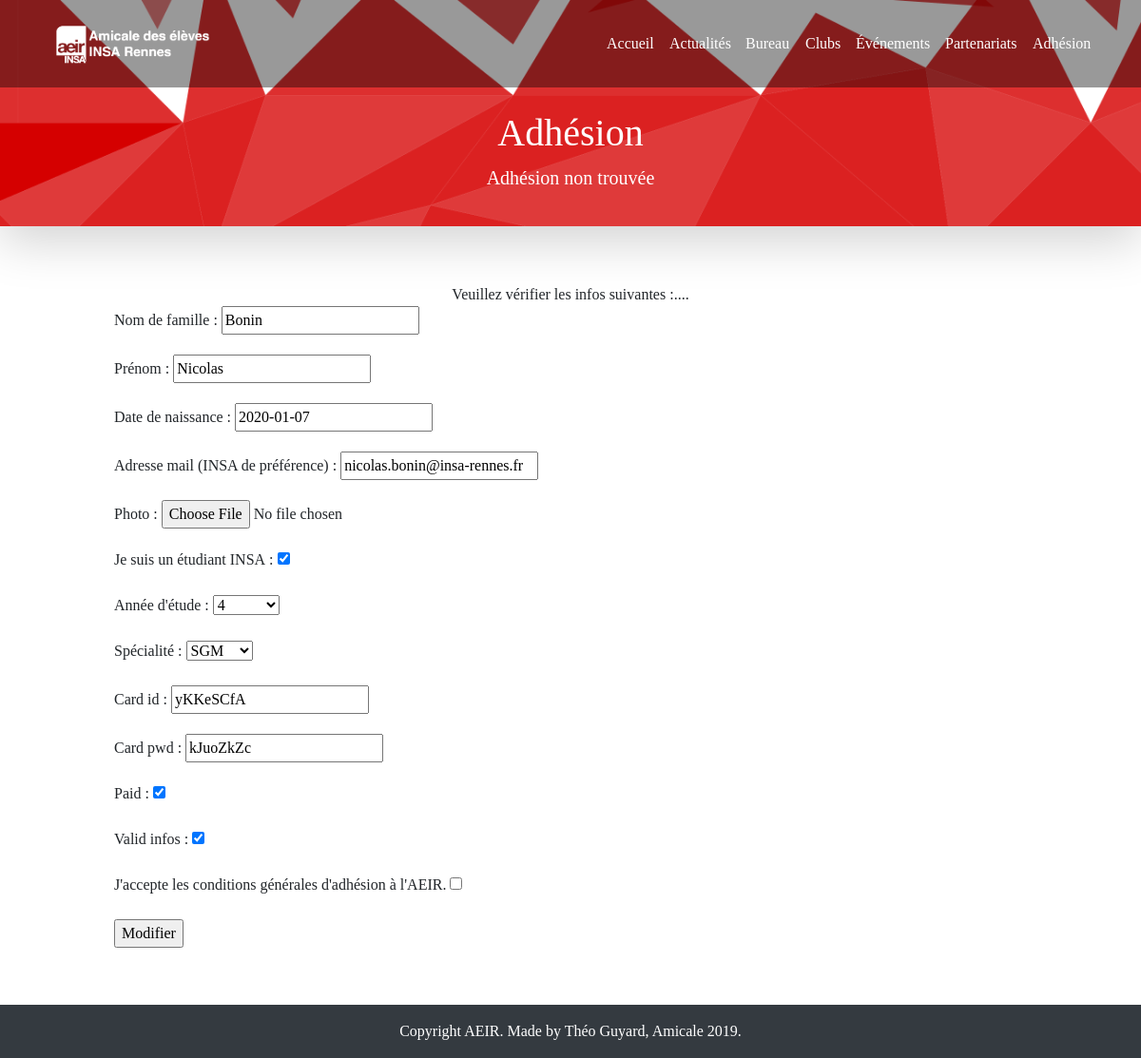
The app's page /adhesion_need_modifications/257 with its own data.
### adhesion/models.py (models this page shows, shortened)
class Adhesion(models.Model):
    first_name = models.CharField(max_length=200)
    last_name = models.CharField(max_length=200)
    birthday = models.DateField(default=datetime.date.today)
    email = models.EmailField()
    picture = StdImageField(
        upload_to="adhesion_aeir",
        validators=[MinSizeValidator(230, 292), MaxSizeValidator(1080, 720)],
        variations={"thumbnail": {"width": 230, "height": 292, "crop": True}},
    )
    insa_student = models.BooleanField(default=False)
    school_year = models.CharField(max_length=200, choices=SCHOOL_YEAR)
    departement = models.CharField(max_length=200, choices=DEPARTEMENT)
    adhesion_date = models.DateField(auto_now_add=True)
    card_id = models.CharField(max_length=8, default=random_id)
    card_pwd = models.CharField(max_length=8, default=random_id)
    paid = models.BooleanField(default=False)
    valid_infos = models.BooleanField(default=True)

### content/views.py (the view, shortened to what this page needs)
class AdhesionNeedModificationView(UpdateView):
    template_name = "content/adhesion_need_modification.html"
    model = Adhesion
    form_class = AdhesionForm
    def get_context_data(self, **kwargs):
        context = super().get_context_data(**kwargs)
        context["page_title"] = "Adhésion"
        context["page_subtitle"] = "Adhésion non trouvée"
        return context
    def get_object(self, queryset=None):
        obj = Adhesion.objects.get(id=self.kwargs["id"])
        return obj

### templates/content/adhesion_need_modification.html (shortened to what this page needs)
{% extends 'base.html' %}
{% block content %}
<div class="row justify-content-center">
  Veuillez vérifier les infos suivantes :....
</div>
<form method="post">
    {{ form.as_p }}
    <input type="submit" value="Modifier">
</form>
{% endblock %}

### static/css/style.css (style rules this page uses)
html, body { font-family: "DIN-pro"; height: 100%; }

### records on screen
Adhesion: first_name "Bonin", last_name "Nicolas", birthday "2020-01-07", email "nicolas.bonin@insa-rennes.fr", insa_student "☑", school_year "4", departement "SGM", card_id "yKKeSCfA", card_pwd "kJuoZkZc", paid "☑", valid_infos "☑"

### other values on screen
{{ page_title }} "Adhésion"
{{ page_subtitle }} "Adhésion non trouvée"
